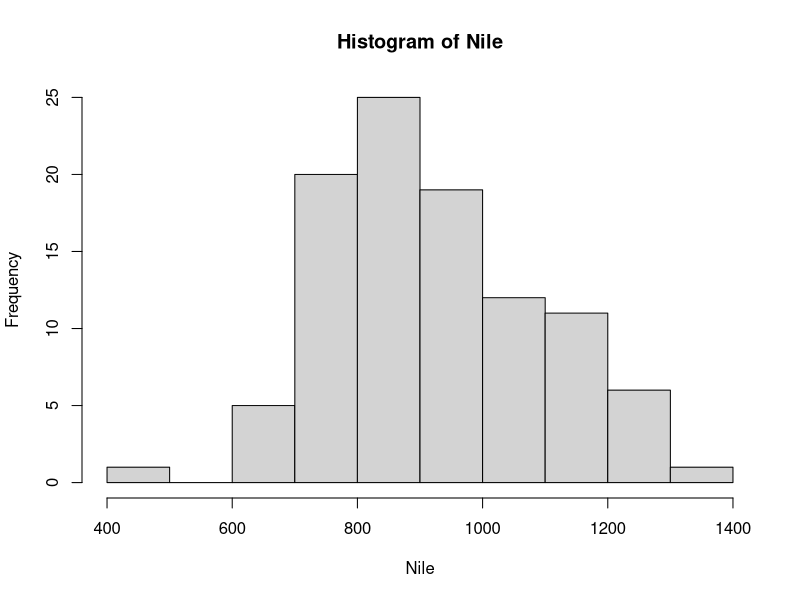
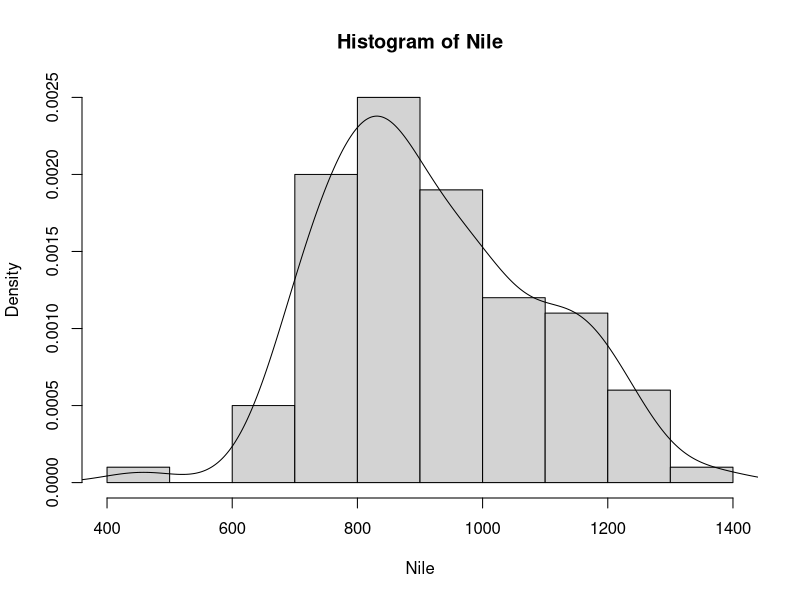
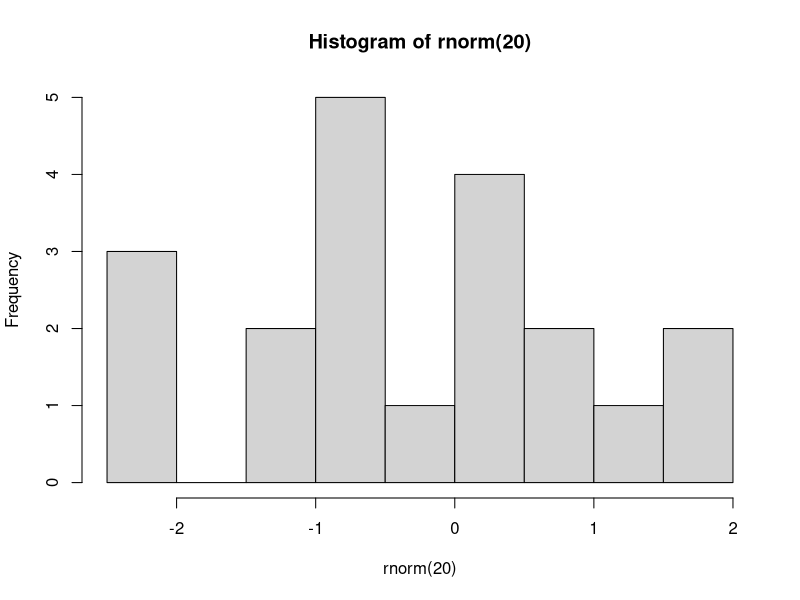

Generate these figures, in order, with R: (Note: this script raises an error after producing the figures.)
# chap01_Basic : 주석문 기호 (라인을 주석문 처리한다.)

######################################################
#               chapter01. R 설치와 개요             #
######################################################

# 주요 단축기 
# - script 실행 : ctrl + Enter , ctrtl + R 
# - script 저장 : ctrl + s 

print("Hello, R!!!") # ctrl + Enter 

# 패키지와 session 보기 
# R package 보기

available.packages() # 패키지 상세보기 

dim(available.packages()) #15786  |   17 

# R Session 보기 
sessionInfo()

# 설치된 패키지 목록 확인 
installed.packages()

# 패키지 사용법 
install.packages("stringr") # 반드시 "" 넣어줘야 한다. 
library("stringr") #메모리에 로딩 : "" 생략 가능 
search()

# 패키지 제거 
remove.packages("stringr")

# 데이터 셋 보기 
data()

# 기본 데이터 셋으로 히스토그램 그리기 
# 단계 1 : 빈도수(frequency)를 기준으로 히스토그램 그리기 
hist(Nile)

# 단계 2 : 밀도(density)를 기준으로 히스토그램 그리기 
hist(Nile, freq = FALSE)

# 단계 3 : 단계 2의 결과에 분포곡선(line)을 추가 
lines(density(Nile))

# 히스토그램을 파일에 저장하기. '
par(mfrow=c(1,1)) # plots 영역에 1개 그래프 표시.  
pdf("C:/workspaces/R/output/batch.pdf")
hist(rnorm(20)) # 난수에 대한 히스토리그램 그리기. 
dev.off()


## 변수와 자료형
# 변수 사용 예 
age <- 25
print(age)
age
age <- 35

# 변수.멤버 / (.) 은 연산자 아니라 이름으로 사용
goods.model <- "lg-320" # 상품 모델명.
goods.name <- "냉장고" 
goods.price <- 850000
goods.desc <- "동급 최고 품질/사양"
# 그룹화 되어 있는 것처럼 변수의 이름을 사용한다.
# 하나의 대상의 특징이 열거 시키는 것(변수지만 객체처럼 사용)

var1 <- 100
Var1 <- 200

# 숫자로 시작
# 100num <- 50 error

# 자료형 
int <- 20 # 숫자형(정수)
double <- 3.14 #숫자형(실수)
string <- " 홍길동" # 문자형
boolean <- TRUE # 진리값 : TRUE(T)/FALSE(F) 
#(대문자만 사용가능, 약자 사용 가능)  
boolean <- 3.14

# 자료형 확인
is.numeric(int) # 숫자형인지 아닌지 확인 / TRUE
is.integer(int) # FALSE : int는 정수 값도 부동 소수점으로 관리 
is.double(int) # TRUE : 주의 

# 자료형 변환 
castInt <- as.integer(int) # 정수형으로 형변환 
is.integer(castInt) #TRUE 

is.numeric(double) #TRUE
is.double(double) #TRUE

is.character(string) # TRUE
is.character(boolean) # FALSE
is.character("boolean") # TRUE 

# 컴바인 함수 
x <- c(1, 2, 3)

# 숫자 원소를 문자 원소로 형변환
y <- c(1,2,"3") 
y # "1" "2" "3"

result <- x*3 
result # 3 6 9

result <- y*5 # Error in y * 5 : 이항연산자에 수치가 아닌 인수입니다. 

result <- as.integer(y) * 5
result 

# 스칼라 변수 사용 예 
name <- "홍길동"
name 

# 벡터 변수 사용 예
y <- c(1,2,"3") 
y # "1" "2" "3"

# 복소수형 자료 생성과 형변환
z <- 5.3 -3i 
Re(z) # 실수
Im(z) # 허수
is.complex(z) # 복소수의 여부 확인 
as.complex(5.3) # 강제 복소수형으로 형변환

# 스칼라 변수의 자료형 
mode(int) # "numeric"
mode(string) # "character"
mode(boolean) # "logical"
mode(double) # "numeric"

# 문자 벡터와 그래프 생성
gender <- c('man','woman','woman','man','woman')
gender
mode(gender) # character

plot(gender) # error : plot() 함수는 숫자 자료만을 대상으로 그래프를 생성할 수 있음. 

# 요인형 변환 
# as.factor() 함수 이용 범주(요인)형 변환
Ngender <- as.factor(gender)
Ngender 
table(Ngender)

# Factor형 변수로 차트 그리기 
plot(Ngender)
mode(Ngender) # "numeric"
class(Ngender) # "factor" 자료구조에 대한 정보 
is.factor(Ngender) # TRUE

# factor() 함수 이용 Factor형 변환 
args(factor) # 함수에 대한 정의를 보여준다. (6개의 입력 받도록 되어 있다)
ogender <- factor(x=gender, levels = c('woman','man')) 
ogender

# 도움말 보기 
help(factor)
?factor
?sum

# 함수 parameter 보기 
args(sum)

# 함수 사용 예제 
example(sum) # 예제만 보여주는 함수 

# 순서 없는 요인(default값)과 순서 있는 요인형 변수(factor 함수 활룡 )로 차트 그리기 
par(mfrow=c(1,2))
plot(Ngender) # 순서 없는 요인
plot(ogender) # 순서 있는 요인

# 작업 공간 지정
getwd()
setwd("C:/workspaces/R/output")
